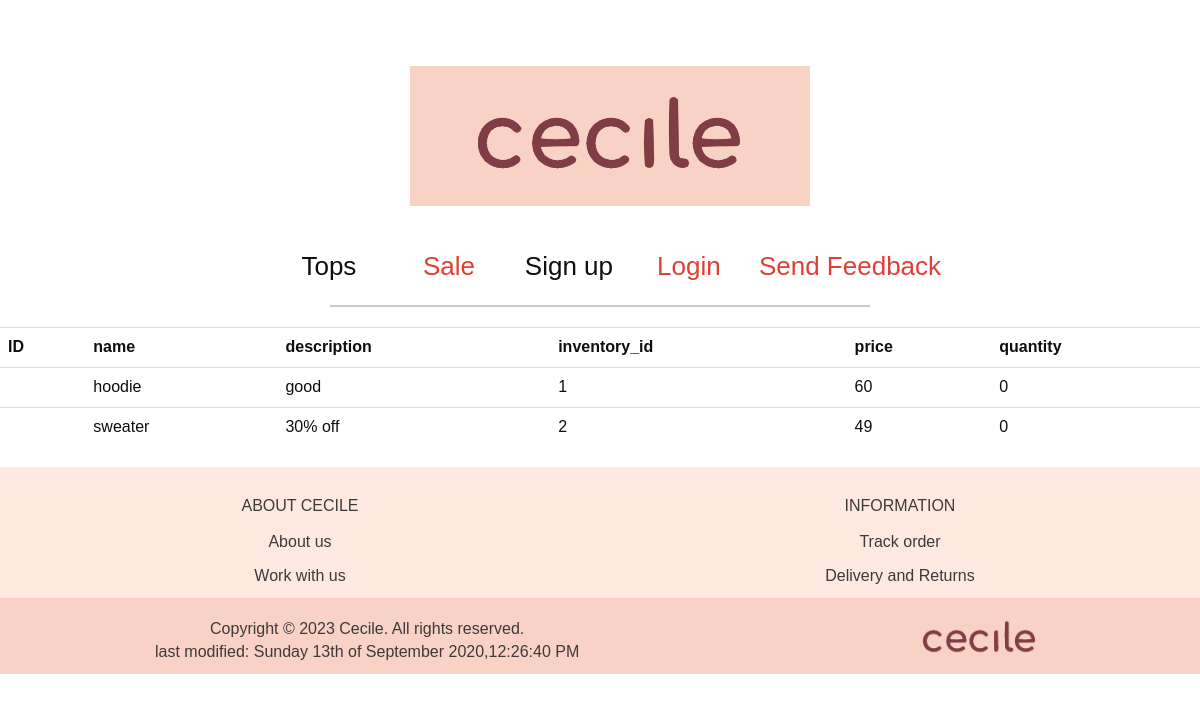
/readproduct.php, run on the app's committed database.
### tables this page shows
CREATE TABLE `product` (
  `id` int NOT NULL,
  `name` varchar(50) NOT NULL,
  `description` varchar(200) NOT NULL,
  `inventory_id` int NOT NULL,
  `price` int NOT NULL,
  `created_at` timestamp NOT NULL,
  `modified_at` timestamp NOT NULL,
  `deleted_at` timestamp NOT NULL,
  `quantity` int NOT NULL,
  `likes` int NOT NULL
);

### readproduct.php (the view, shortened to what this page needs)
<?php
include "header.php";
include 'db.php';
$sql = "select * from product ";
$result = mysqli_query($conn, $sql);
if($result->num_rows > 0){
    echo"<table class='table'>
        <tr><th>ID</th><th>name</th><th>description</th><th>inventory_id</th><th>price</th>
        <th>quantity</th></tr>";
        while($row = $result ->fetch_assoc()){
            echo"
        <tr>
        <td><a href='updateproduct.php?product_id=$row[product_id]'>$row[product_id]</a></td>
        <td>$row[name]</td>
        <td>$row[description]</td>
        <td>$row[inventory_id]</td>
        <td>$row[price]</td>
        <td>$row[quantity]</td>
        </tr>";
}
echo"</table>" ;
}
else
    {
        echo "No Result";
    }
include "footer.php";
?>

### header.php (shortened to what this page needs)
<!DOCTYPE html>
<html lang="en">
<head>
  <link rel="stylesheet" href="https://maxcdn.bootstrapcdn.com/bootstrap/3.4.1/css/bootstrap.min.css">
  <link rel="stylesheet" href="styles.css">
</head>
<body>
    <header>
        <div class="container">
          <div class="logo">
            <a href="index.php"><img src="images/logo.png" width="400" heigth="auto" alt="Cecile"></a>
          </div>
          <ul class="horizontal-list">
            <li><a id="Tops" href="tops.php">Tops</a></li>
            <li><a id="Sale" href="sale.php">Sale</a></li>
            <li><a id="Tops" href="signup.php">Sign up</a></li>
            <li><a id="Sale" href="login.php">Login</a></li>
            <li><a id="Sale" href="feedback.php">Send Feedback</a></li>
          </ul>
        </div>
        <div class="line-divider"></div>
    </header>

### footer.php
<footer>
  <div class="footer-widget">
  <div class="container">
      <div class="row">
          <div class="row justify-content-center">
          <div class="col-sm-6">
              <div class="single-widget">
                  <h2>About Cecile</h2>
                  <ul class="nav nav-pills nav-stacked">
                      <li><a href="404.php">About us</a></li>
                      <li><a href="404.php">Work with us</a></li>
                  </ul>
              </div>
          </div>
          <div class="col-sm-6">
              <div class="single-widget">
                  <h2>Information</h2>
                  <ul class="nav nav-pills nav-stacked">
                      <li><a href="404.php">Track order</a></li>
                      <li><a href="404.php">Delivery and Returns</a></li>
                  </ul>
              </div>
          </div>
      </div>
  </div>
</div>
<div class="footer-bottom">
  <div class="container">
      <div class="row">
        <p> <img src="images/logo.png" alt="logo2"></p>
          <p class="pull-left">Copyright © 2023 Cecile. All rights reserved.<br>
          <?php
    $fname = basename($_SERVER['PHP_SELF']);
    $last_modified = filemtime($fname);
    echo "last modified: " . date ('l jS \o\f F Y,h:i:s A', $last_modified);
?><br></div>
      </div>
  </div>
</div>
</footer>
</body>
</html>

### styles.css (style rules this page uses)
body { font-family: 'BIZ UDPGothic', sans-serif; color:rgb(17, 13, 13); font-size: 16px; margin: 16px auto; }
ul.horizontal-list { list-style: none; display: table; margin: 0 auto; }
ul.horizontal-list li { display: inline-block; min-width: 10rem; text-align: center; margin-right: 20px; font-size: 26px; padding-top: 26px; }
.line-divider { width: 45%; height: 2px; background-color: #ccc; margin: 20px auto; }
a { color:rgb(17, 13, 13); }
#Sale { color:rgb(225, 63, 52); }
.logo { padding-top: 50px; padding-bottom:16px; padding-left:20px; text-align: center; transition: all 0.2s ease-in-out; }
footer { background-color: #ffe8e0; background-position-x: 100px; text-align: center ; align-items: center; margin: 0 auto; }
.footer-widget .container { padding-top: 10px; }
.single-widget h2 { color: #3d3a38; font-family: 'BIZ UDPGothic', sans-serif; font-size: 16px; font-weight: 500; margin-bottom: 16px; text-transform: uppercase; }
.single-widget ul li a { color: #3d3a38; font-family: 'BIZ UDPGothic', sans-serif; font-size: 16px; font-weight: 300; padding: 0px 0; padding-bottom: 10px; }
.footer-bottom { background: #f8d3c5; padding-top: 0px; }
.footer-bottom p { color: #3d3a38; font-family: 'BIZ UDPGothic', sans-serif; font-weight: 300; background: #f8d3c5; margin-left: 140px; }
.footer-bottom img { margin-left: 130px; float: right; height: 60px; width: auto; margin-right: 120px; }

### data on the page
product: name "hoodie", description "good", inventory "1", price "60", quantity "0"
product: name "sweater", description "30% off", inventory "2", price "49", quantity "0"

### other printed values
date ('l jS \o\f F Y,h:i:s A', $last_modified) "Sunday 13th of September 2020,12:26:40 PM"
